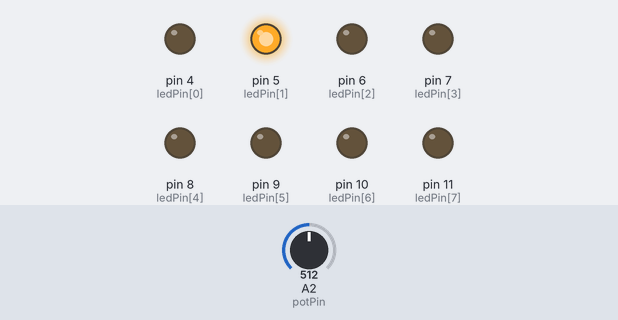
A sketch run on a simulated Arduino Uno, built with avr-gcc and run on an emulated ATmega328P. Shown: output pins drawn as LEDs (lit = HIGH). Dashed ring = blinking. The inputs (shaded band) are chosen by the test bench; at power-on: A2 (potPin) = 512.

Above: at 1.2 s.
1.3 s: A2 (potPin) set to 0
At 1.47 s:
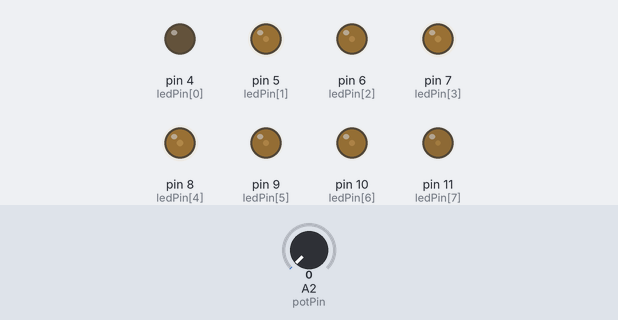
4.3 s: A2 (potPin) set to 122
At 5.34 s:
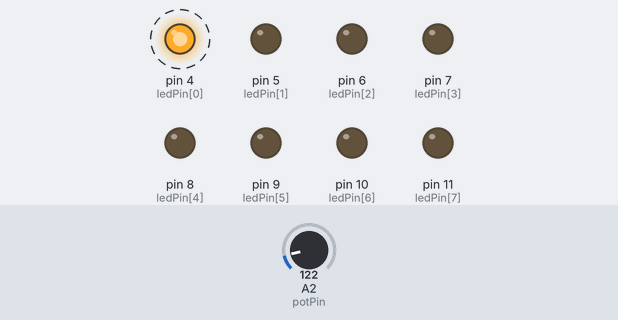
Timing chart, 0 to 13.3 s (numbered marks = the images above; inputs shaded):
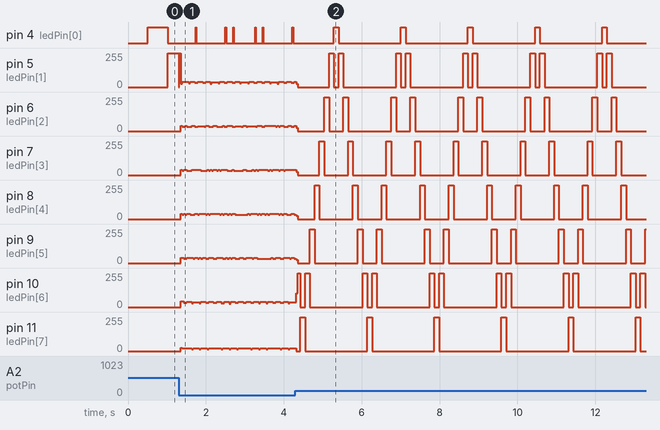

The sketch:

KIT.ino
```cpp
  byte ledPin[] = {4, 5, 6, 7, 8, 9, 10, 11};
  int ledDelay;
  int direction = 1;
  int currentLed = 0;
  unsigned long changeTime;
  int potPin = 2;

void setup() {
  for (int x=0; x<8; x++)
  {
    pinMode(ledPin[x], OUTPUT);
    changeTime = millis();
  }

}

void loop() {
ledDelay = analogRead(potPin);
if ((millis() - changeTime) > ledDelay)
 {
  changeLED();
  changeTime = millis();
 }

}

void changeLED()
{
for ( int x = 0; x<8; x++)
digitalWrite(ledPin[x], LOW);
{
digitalWrite(ledPin[currentLed], HIGH);
currentLed += direction;

if (currentLed == 7) {direction = -1;}
if (currentLed == 0) {direction = 1;}

}


}
```

Measured:
- by itself, pin 4 (ledPin[0]): alternates HIGH for 0.12 s and LOW for 1.6 s
- by itself, pin 9 (ledPin[5]): repeats every 1.7 s: 0/255 0.31 s, 255/255 0.12 s, 0/255 1.1 s, 255/255 0.12 s
- by itself, pin 10 (ledPin[6]): moves between 0/255 and 255/255, repeating every 1.7 s
- by itself, pin 11 (ledPin[7]): repeats every 1.7 s: 255/255 0.12 s, 0/255 1.6 s
